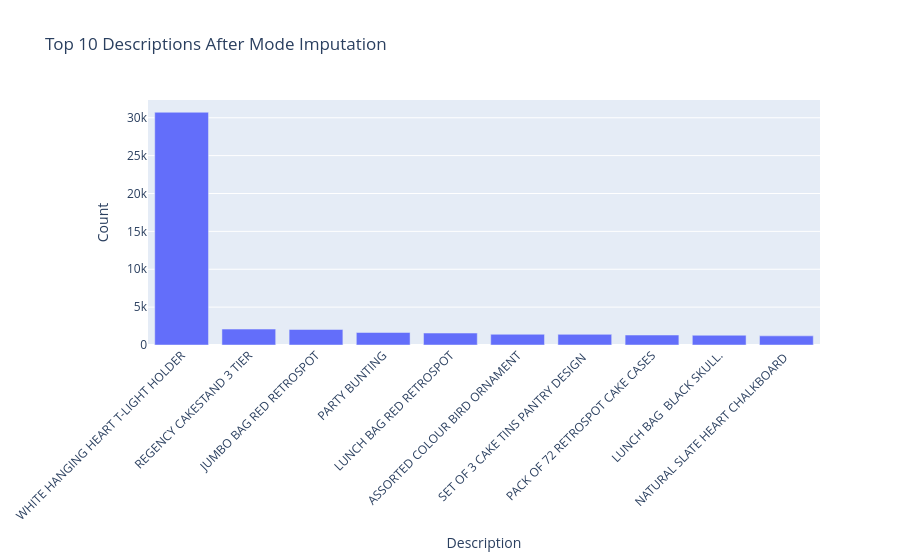

Notebook code cell kept with this figure:
### Markdown cell above
### Technique 4: Mode Imputation
Replace missing categorical values with the **most frequent** category (mode).

### Code cell
# Technique 4: Mode Imputation (for categorical column — Description)
df_mode = df_demo.copy()

mode_desc = df_mode['Description'].mode()[0]
df_mode['Description'].fillna(mode_desc, inplace=True)

print(f"Mode of Description: '{mode_desc}'")
print(f"\nMissing values in Description after Mode Imputation: {df_mode['Description'].isnull().sum()}")

# Bar chart of top 10 descriptions after mode imputation
top_desc = df_mode['Description'].value_counts().head(10)
fig = px.bar(x=top_desc.index, y=top_desc.values,
             labels={'x': 'Description', 'y': 'Count'},
             title='Top 10 Descriptions After Mode Imputation')
fig.update_layout(xaxis_tickangle=-45)
fig.show()

### Figure 1 — Plotly figure (JSON) as saved in the notebook; plotly's stock layout.template omitted (floating-point values rounded to 4 significant figures)
{"data": [{"alignmentgroup": "True", "hovertemplate": "Description=%{x}<br>Count=%{y}<extra></extra>", "legendgroup": "", "marker": {"color": "#636efa", "pattern": {"shape": ""}}, "name": "", "offsetgroup": "", "orientation": "v", "showlegend": false, "textposition": "auto", "type": "bar", "x": ["WHITE HANGING HEART T-LIGHT HOLDER", "REGENCY CAKESTAND 3 TIER", "JUMBO BAG RED RETROSPOT", "PARTY BUNTING", "LUNCH BAG RED RETROSPOT", "ASSORTED COLOUR BIRD ORNAMENT", "SET OF 3 CAKE TINS PANTRY DESIGN ", "PACK OF 72 RETROSPOT CAKE CASES", "LUNCH BAG  BLACK SKULL.", "NATURAL SLATE HEART CHALKBOARD "], "xaxis": "x", "y": [30726, 2101, 2049, 1652, 1576, 1415, 1405, 1318, 1288, 1207], "yaxis": "y"}], "layout": {"barmode": "relative", "legend": {"tracegroupgap": 0}, "title": {"text": "Top 10 Descriptions After Mode Imputation"}, "xaxis": {"anchor": "y", "domain": [0, 1], "tickangle": -45, "title": {"text": "Description"}}, "yaxis": {"anchor": "x", "domain": [0, 1], "title": {"text": "Count"}}}}
